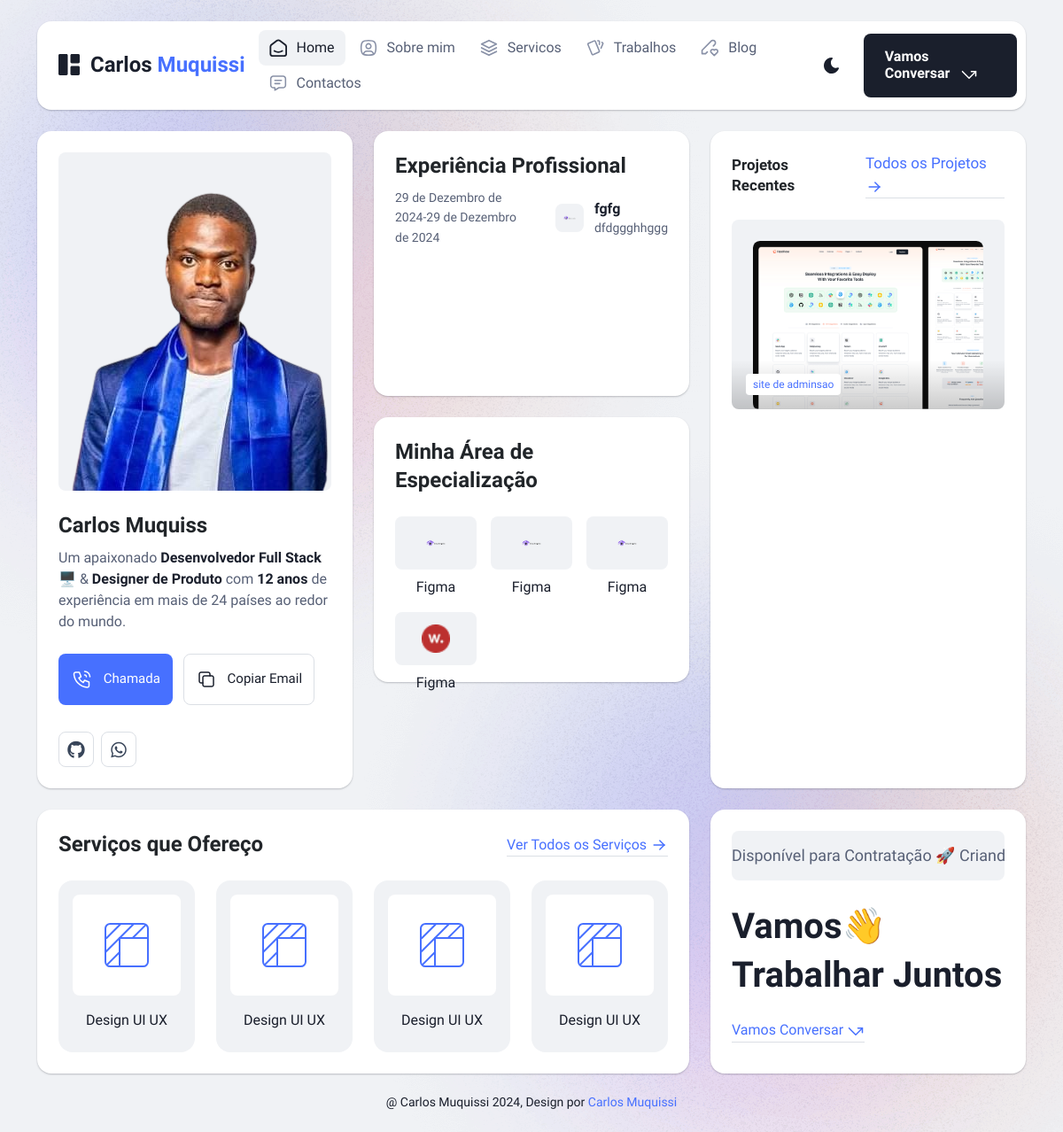
The page / on the database its author committed.
### portifolio_app/models.py (models this page shows, shortened)
class Perfil(models.Model):
    imagem = models.ImageField(upload_to='blog_images/', blank=True, null=True)
    nome = models.CharField(max_length=100)
    eu_sou = models.CharField(max_length=100)
    profissao = models.CharField(max_length=100)
    ou_profissao = models.CharField(max_length=100)
    com = models.CharField(max_length=100)
    ano_experiencia = models.CharField(max_length=100)
    ultima_des = models.TextField()

class ExperienciaProfissional(models.Model):
    imagem = models.ImageField(upload_to='blog_images/', blank=True, null=True)
    cargo = models.CharField(max_length=100)
    empresa = models.CharField(max_length=100)
    descricao = models.TextField()
    data_inicio = models.DateField()
    data_fim = models.DateField(blank=True, null=True)

class AreaEspecializacao(models.Model):
    imagem = models.ImageField(upload_to='blog_images/', blank=True, null=True)
    nome = models.CharField(max_length=100)

class Projeto(models.Model):
    titulo = models.CharField(max_length=200)
    descricao = models.TextField()
    link = models.URLField(blank=True, null=True)
    data_criacao = models.DateField(auto_now_add=True)
    imagem = models.ImageField(upload_to='projetos/', blank=True, null=True)
    views_imagem = models.ImageField(upload_to='projetos/', blank=True, null=True)

class Servico(models.Model):
    imagem = models.ImageField(upload_to='blog_images/', blank=True, null=True)
    nome = models.CharField(max_length=100)

### portifolio_app/views.py (the view)
# urls.py: path('', views.home, name = 'home'),
def home(request):
    perfil = Perfil.objects.all()
    area = AreaEspecializacao.objects.all()
    servicos = Servico.objects.all()
    exprofissional = ExperienciaProfissional.objects.all()
    projectos = Projeto.objects.all()
    return render(request, 'home.html', {'perfil':perfil, 'exprofissional':exprofissional, 'area':area, 'servicos':servicos, 'projectos':projectos})

### portifolio_app/templates/home.html (shortened to what this page needs)
{% load static %}
<!DOCTYPE html>
<html lang="pt-br">
<head>
  <link rel="stylesheet" href="{% static 'assets/css/bootstrap.min.css' %}">
  <link rel="stylesheet" href="{% static 'assets/fontawsome/css/all.min.css' %}">
  <link rel="stylesheet" href="{% static 'assets/fontawsome/css/fontawesome.min.css' %}">
  <link rel="stylesheet" href="{% static 'assets/css/slick.css' %}">
  <link rel="stylesheet" href="{% static 'assets/css/magnific-popup.css' %}">
  <link rel="stylesheet" href="{% static 'assets/css/style.css' %}">
  <link rel="stylesheet" href="{% static 'assets/css/responsive.css' %}">
</head>
<body>
  <div id="page-content">
    <header class="header-area">
      <nav class="navbar">
        <div class="container">
          <div class="menu-container">
            <div class="logo">
              <a class="navbar-brand me-0" href="{% url 'home' %}">
                <span>Carlos <span class="primary">Muquissi</span></span>
              </a>
            </div>
            <div class="navbar-main d-flex flex-grow-1">
              <ul class="navbar-info mx-auto">
                <li class="nav-item">
                  <a class="nav-link active" aria-current="page" href="{% url 'home' %}">
                    <span>Home</span>
                  </a>
                </li>
                <li class="nav-item">
                  <a class="nav-link" href="{% url 'sobre' %}">
                    Sobre mim
                  </a>
                </li>
                <li class="nav-item">
                  <a class="nav-link" href="{% url 'servico' %}">
                    Servicos
                  </a>
                </li>
                <li class="nav-item">
                  <a class="nav-link" href="{% url 'work' %}">
                    Trabalhos
                  </a>
                </li>
                <li class="nav-item">
                  <a class="nav-link" href="{% url 'blog' %}">
                    Blog
                  </a>
                </li>
                <li class="nav-item">
                  <a class="nav-link" href="contact.html">
                    Contactos
                  </a>
                </li>
              </ul>
              <div class="header-right-info d-flex align-items-center">
                <button class="theme-control-btn">
                  <span class="dark">
                  </span>
                </button>
                <a href="contact.html" class="lets-talk-btn">
                    Vamos Conversar
                  </a>
              </div>
            </div>
          </div>
        </div>
      </nav>
    </header>
    <main>
      <section class="home-area">
        <div class="container">
          <div class="row g-4">
            <div class="col-xl-4">
              <div class="card profile-card">
                {% for perfis in perfil %}
                  <div class="card-body">
                    <div class="image text-center">
                        <img src="{{ perfis.imagem.url }}" alt="perfil">
                    </div>
                    <div class="text">
                        <h3 class="card-title">{{perfis.nome}}</h3>
                        <p>{{perfis.eu_sou}} <span>{{perfis.profissao}}</span> 🖥️ & <span> {{perfis.ou_profissao}} </span> {{perfis.com}} <span> {{perfis.ano_experiencia}} </span> {{perfis.ultima_des}}</p>
                        <div class="common-button-groups">
                            <a class="btn btn-call" href="tel:923908353">
                                Chamada
                            </a>
                            <button class="btn btn-copy" data-clipboard-text="muquissicarlos@gmail.com">
                                Copiar Email
                            </button>
                        </div>
                        <div class="social-media-icon">
                          <ul class="list-unstyled">
                            <li><a href="https://github.com/004charles"><i class="fab fa-github"></i></a></li>
                            <li><a href="https://wa.me/923908353"><i class="fab fa-whatsapp"></i></a></li>
                        </ul>
                        </div>
                    </div>
                </div>
                {% endfor %}
              </div>
            </div>
            <div class="col-xl-4">
                <div class="row g-4">
                  <div class="col-lg-12">
                    <div class="card">
                      <div class="card-body work-experiance-card">
                        <h3 class="card-title">Experiência Profissional</h3>
                        <div class="work-experiance-main">
                          {% for profissional in exprofissional %}
                            <ul class="work-experiance-slider list-unstyled">
                              <li>
                                <div class="date">
                                  <p>{{profissional.data_inicio}}-{{profissional.data_fim}}</p>
                                </div>
                                <div class="info">
                                  <div class="icon">
                                    <img src="{{ profissional.imagem.url }}" alt="Imagem de {{ profissional.cargo }}">
                                  </div>
                                  <div class="text">
                                    <h4 class="title">{{profissional.cargo}}</h4>
                                    <h6 class="subtitle">{{profissional.descricao}}</h6>
                                  </div>
                                </div>
                              </li>
                            </ul>
                          {% endfor %}
                        </div>
                      </div>
                    </div>
                  </div>
                  <div class="col-lg-12">
                    <div class="card expertise-card">
                      <div class="card-body">
                        <h3 class="card-title">Minha Área de Especialização</h3>
                        <div class="expertise-main mt-24">
                          <div class="row g-3">
                            {% for profissional in area %}
                            <div class="col-xl-4 col-md-4 col-sm-6 col-6">
                              <div class="expertise-item">
                                <div class="image text-center">
                                  <img src="{{ profissional.imagem.url }}" alt="figma">
                                </div>
                                <div class="text">
                                  <h4 class="title">Figma</h4>
                                </div>
                              </div>
                            </div>
                            {% endfor %}
                          </div>
                        </div>
                      </div>
                    </div>
                  </div>
                </div>
              </div>
              <div class="col-xl-4">
                <div class="card card-projects">
                  <div class="card-body">
                    <h3 style="font-size: 17px;" class="card-title">Projetos Recentes
                      <a style="font-size: 17px;" class="link-btn" href="portfolio.html">Todos os Projetos
                      </a>
                    </h3>
                    <div class="projects-main mt-24">
                      <div class="row g-4 parent-container">
                        {% for projeto in projectos %}
                      <div class="col-lg-12">
                        <div class="project-item">
                          <div class="image">
                            {% if projeto.imagem %}
                              <img src="{{ projeto.imagem.url }}" alt="{{ projeto.titulo }}" class="img-fluid w-100">
                            {% elif projeto.views_imagem %}
                              <img src="{{ projeto.views_imagem.url }}" alt="{{ projeto.titulo }}" class="img-fluid w-100">
                            {% else %}
                              <img src="{% static 'assets/img/projects/default-image.png' %}" alt="imagem padrão" class="img-fluid w-100">
                            {% endif %}
                                <div class="info">
                                  <span class="category">{{ projeto.titulo }}</span>
                                </div>
                              </div>
                            </div>
                          </div>
                        {% endfor %}
                      </div>
                    </div>
                  </div>
                </div>
              </div>
          </div>
          <div class="services-area mt-24">
            <div class="row g-4">
                <div class="col-xl-8">
                  <div class="card services-card">
                    <div class="card-body">
                      <h3 class="card-title">Serviços que Ofereço
                        <a class="link-btn" href="{% url 'servico' %}"> Ver Todos os Serviços
                        </a></h3>
                      <div class="services-main mt-24">
                        <div class="row g-4">
                          {% for servico in servicos %}
                            <div class="col-md-3 col-sm-6 col-6">
                              <div class="services-item text-center">
                                <div class="image">
                                  <img src="{% static 'assets/img/icons/ui-ux.svg' %}" alt="ui-ux">
                                </div>
                                <div class="text">
                                  <h3 class="title">Design UI UX</h3>
                                </div>
                              </div>
                            </div>
                          {% endfor %}
                        </div>
                      </div>
                    </div>
                  </div>
                </div>
                <div class="col-xl-4">
                  <div class="card lets-talk-together-card">
                    <div class="card-body">
                      <div class="scrolling-info">
                        <div class="slider-item">
                          <p>
                            Disponível para Contratação 🚀 Criando Experiências Digitais 🎨 Disponível para Contratação 🚀 Criando Experiências Digitais 🎨
                          </p>
                        </div>
                      </div>
                      <h3 class="card-title">Vamos👋
                        <span class="d-block">Trabalhar Juntos</span>
                      </h3>
                      <a class="link-btn" href="contact.html"> Vamos Conversar
                      </a>
                    </div>
                  </div>
                </div>
              </div>
          </div>
        </div>
      </section>
      <div class="background-shapes">
        <div class="shape-1 common-shape">
        </div>
        <div class="shape-2 common-shape">
            <img src="{% static 'img/bg/banner-shape-1.png' %}" alt="banner-shape-1">
        </div>
    </div>
    </main>
    <footer class="footer-area">
        <div class="container">
          <div class="text text-center">
            <p>@ Carlos Muquissi 2024, Design por <a href="index.html#">Carlos Muquissi</a></p>
          </div>
        </div>
      </footer>
  </div>
</body>
</html>

### static/assets/css/responsive.css (style rules this page uses)
@media (max-width:1399.98px) { .common-button-groups .btn { padding: 16px 13px; font-size: 15px; } }
@media (max-width:1399.98px) { .card-title { gap: 15px; } }
@media (max-width:1399.98px) { .work-experiance-card .work-experiance-slider li { display: flex !important; gap: 5px; } }
@media (max-width:1399.98px) { .work-experiance-card .work-experiance-slider li .date { margin-right: 30px; } }

### rows shown on the page
Perfil: imagem (picture), nome "Carlos Muquiss", eu_sou "Um apaixonado", profissao "Desenvolvedor Full Stack", ou_profissao "Designer de Produto", com "com", ano_experiencia "12 anos", ultima_des "de experiência em mais de 24 países ao redor do mundo."
ExperienciaProfissional: data_inicio "29 de Dezembro de 2024", data_fim "29 de Dezembro de 2024", imagem (picture), cargo "fgfg", descricao "dfdggghhggg"
AreaEspecializacao: imagem (picture)
AreaEspecializacao: imagem (picture)
AreaEspecializacao: imagem (picture)
AreaEspecializacao: imagem (picture)
Projeto: imagem (picture), titulo "site de adminsao"
